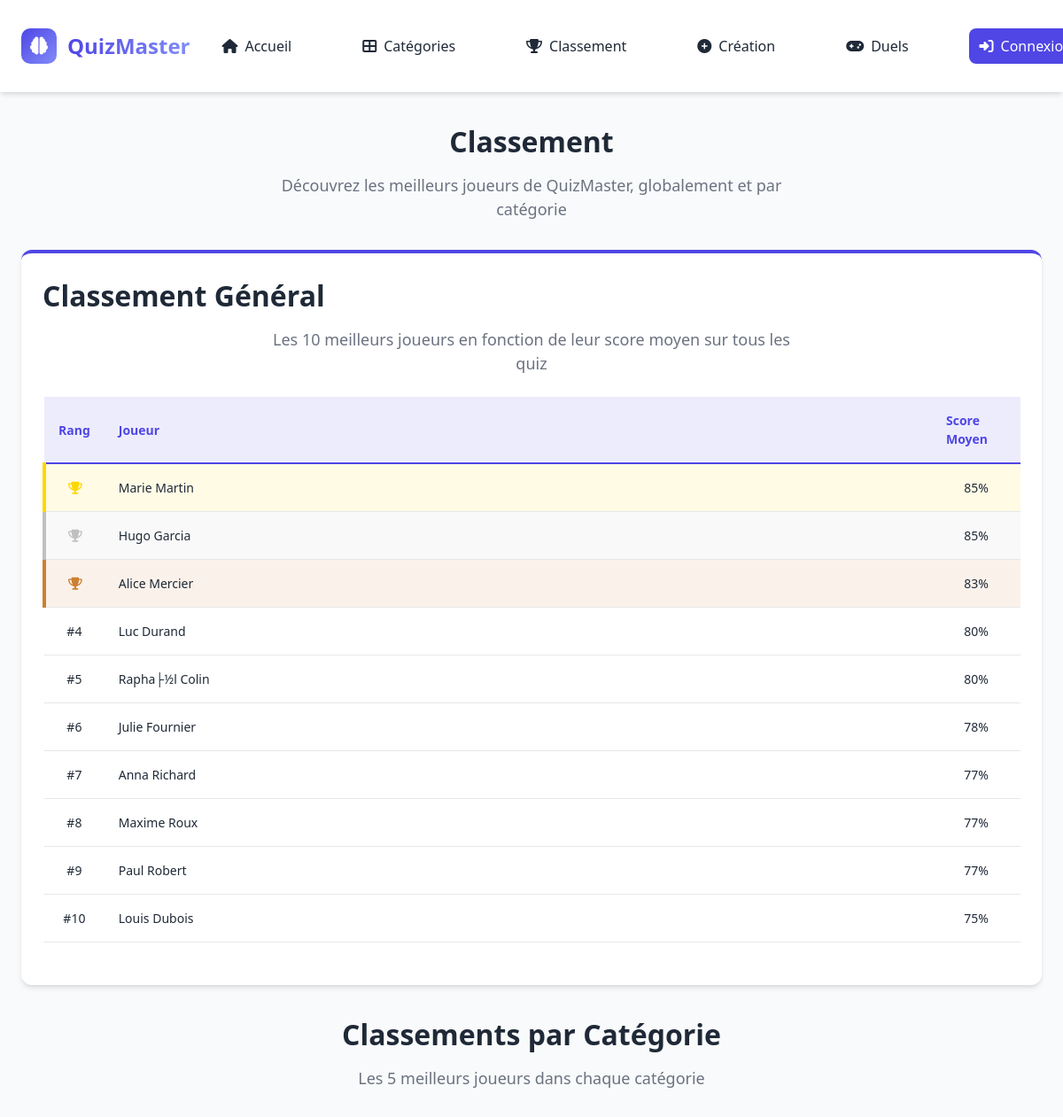
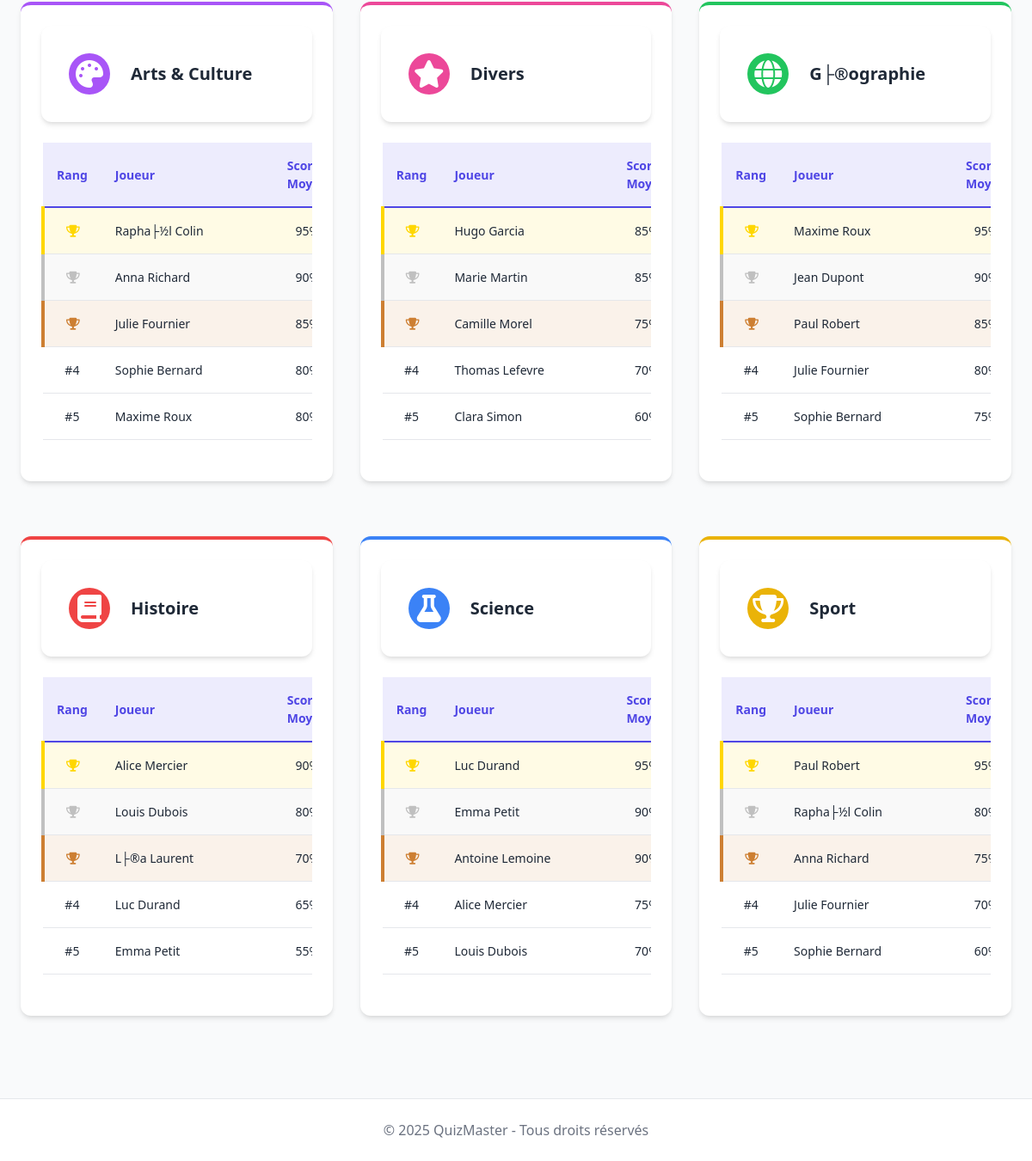
The page /top.php on the database its author committed (2 pictures, top to bottom).
### tables this page shows
CREATE TABLE `utilisateurs` (
  `id` int NOT NULL AUTO_INCREMENT,
  `est_admin` tinyint(1) NOT NULL DEFAULT '0',
  `nom` varchar(100) NOT NULL,
  `email` varchar(100) NOT NULL,
  `mot_de_passe` varchar(255) NOT NULL,
  `date_inscription` datetime NOT NULL DEFAULT CURRENT_TIMESTAMP,
  `est_contributeur` tinyint(1) NOT NULL DEFAULT '0',
  `active` tinyint(1) DEFAULT '1',
  PRIMARY KEY (`id`),
  UNIQUE KEY `email` (`email`)
);

CREATE TABLE `categories` (
  `id` int NOT NULL AUTO_INCREMENT,
  `nom` varchar(50) NOT NULL,
  `description` text NOT NULL,
  `icone` varchar(50) NOT NULL,
  `couleur` varchar(20) NOT NULL,
  `active` tinyint(1) DEFAULT '1',
  PRIMARY KEY (`id`)
);

### top.php (the view, shortened to what this page needs)
<?php
require_once 'includes/header.php';
$database = new Database();
$db = $database->connect();
$query = "SELECT u.id, u.nom, u.est_contributeur, AVG(qc.score) as score_moyen
          FROM utilisateurs u
          JOIN quiz_completes qc ON u.id = qc.utilisateur_id
          GROUP BY u.id, u.nom, u.est_contributeur
          ORDER BY score_moyen DESC
          LIMIT 10";
$stmt = $db->prepare($query);
$stmt->execute();
$classement_general = $stmt->fetchAll(PDO::FETCH_ASSOC);
$query = "SELECT id, nom, couleur, icone FROM categories ORDER BY nom";
$stmt = $db->prepare($query);
$stmt->execute();
$categories = $stmt->fetchAll(PDO::FETCH_ASSOC);
$classements_categories = [];
foreach ($categories as $categorie) {
    $query = "SELECT u.id, u.nom, u.est_contributeur, AVG(qc.score) as score_moyen
              FROM utilisateurs u
              JOIN quiz_completes qc ON u.id = qc.utilisateur_id
              WHERE qc.categorie_id = :categorie_id
              GROUP BY u.id, u.nom, u.est_contributeur
              ORDER BY score_moyen DESC
              LIMIT 5";
    $stmt = $db->prepare($query);
    $stmt->bindParam(':categorie_id', $categorie['id'], PDO::PARAM_INT);
    $stmt->execute();
    $classements_categories[$categorie['id']] = [
        'nom' => $categorie['nom'],
        'couleur' => $categorie['couleur'],
        'icone' => $categorie['icone'],
        'classement' => $stmt->fetchAll(PDO::FETCH_ASSOC)
    ];
}
?>
<main class="leaderboard-page">
    <div class="container">
        <div class="section-header">
            <h1 class="section-title">Classement</h1>
            <p class="section-description">Découvrez les meilleurs joueurs de QuizMaster, globalement et par catégorie</p>
        </div>
        <div class="card">
            <div class="leaderboard-header">
                <h2 class="section-title">Classement Général</h2>
                <p class="section-description">Les 10 meilleurs joueurs en fonction de leur score moyen sur tous les quiz</p>
            </div>
            <?php if (!empty($classement_general)): ?>
                <div class="leaderboard-table-container">
                    <table class="leaderboard-table">
                        <thead>
                            <tr>
                                <th class="rank-col">Rang</th>
                                <th class="player-col">Joueur</th>
                                <th class="score-col">Score Moyen</th>
                            </tr>
                        </thead>
                        <tbody>
                            <?php foreach ($classement_general as $index => $joueur): ?>
                                <tr class="<?= $index < 3 ? 'top-' . ($index + 1) : '' ?>">
                                    <td class="rank-col">
                                        <?php if ($index == 0): ?>
                                            <i class="fas fa-trophy" style="color: #FFD700;"></i>
                                        <?php elseif ($index == 1): ?>
                                            <i class="fas fa-trophy" style="color: #C0C0C0;"></i>
                                        <?php elseif ($index == 2): ?>
                                            <i class="fas fa-trophy" style="color: #CD7F32;"></i>
                                        <?php else: ?>
                                            #<?= $index + 1 ?>
                                        <?php endif; ?>
                                    </td>
                                    <td class="player-col">
                                        <a href="profil.php?id=<?= htmlspecialchars($joueur['id']) ?>" class="player-link">
                                            <?= htmlspecialchars($joueur['nom']) ?>
                                        </a>
                                    </td>
                                    <td class="score-col"><?= round($joueur['score_moyen']) ?>%</td>
                                </tr>
                            <?php endforeach; ?>
                        </tbody>
                    </table>
                </div>
            <?php else: ?>
                <p class="no-data">Aucun classement disponible pour le moment.</p>
            <?php endif; ?>
        </div>
        <div class="category-rankings">
            <div class="section-header">
                <h2 class="section-title">Classements par Catégorie</h2>
                <p class="section-description">Les 5 meilleurs joueurs dans chaque catégorie</p>
            </div>
            <div class="categories-grid">
                <?php foreach ($classements_categories as $categorie): ?>
                    <div class="card" style="--category-color: <?= $categorie['couleur'] ?>">
                        <div class="category-header">
                            <div class="category-icon">
                                <i class="fas <?= $categorie['icone'] ?>"></i>
                            </div>
                            <h3 class="category-title"><?= htmlspecialchars($categorie['nom']) ?></h3>
                        </div>
                        <?php if (!empty($categorie['classement'])): ?>
                            <div class="leaderboard-table-container">
                                <table class="leaderboard-table">
                                    <thead>
                                        <tr>
                                            <th class="rank-col">Rang</th>
                                            <th class="player-col">Joueur</th>
                                            <th class="score-col">Score Moyen</th>
                                        </tr>
                                    </thead>
                                    <tbody>
                                        <?php foreach ($categorie['classement'] as $index => $joueur): ?>
                                            <tr class="<?= $index < 3 ? 'top-' . ($index + 1) : '' ?>">
                                                <td class="rank-col">
                                                    <?php if ($index == 0): ?>
                                                        <i class="fas fa-trophy" style="color: #FFD700;"></i>
                                                    <?php elseif ($index == 1): ?>
                                                        <i class="fas fa-trophy" style="color: #C0C0C0;"></i>
                                                    <?php elseif ($index == 2): ?>
                                                        <i class="fas fa-trophy" style="color: #CD7F32;"></i>
                                                    <?php else: ?>
                                                        #<?= $index + 1 ?>
                                                    <?php endif; ?>
                                                </td>
                                                <td class="player-col">
                                                    <a href="profil.php?id=<?= htmlspecialchars($joueur['id']) ?>" class="player-link">
                                                        <?= htmlspecialchars($joueur['nom']) ?>
                                                    </a>
                                                </td>
                                                <td class="score-col"><?= round($joueur['score_moyen']) ?>%</td>
                                            </tr>
                                        <?php endforeach; ?>
                                    </tbody>
                                </table>
                            </div>
                        <?php else: ?>
                            <p class="no-data">Aucun classement disponible pour cette catégorie.</p>
                        <?php endif; ?>
                    </div>
                <?php endforeach; ?>
            </div>
        </div>
    </div>
</main>
<?php require_once 'includes/footer.php'; ?>

### rows shown on the page
utilisateurs: nom "Marie Martin", score_moyen "85"
utilisateurs: nom "Hugo Garcia", score_moyen "85"
utilisateurs: nom "Alice Mercier", score_moyen "83", score_moyen "90", score_moyen "75"
utilisateurs: nom "Luc Durand", score_moyen "80", score_moyen "65", score_moyen "95"
utilisateurs: nom "Rapha├½l Colin", score_moyen "80", score_moyen "95"
utilisateurs: nom "Julie Fournier", score_moyen "78", score_moyen "85", score_moyen "80", score_moyen "70"
utilisateurs: nom "Anna Richard", score_moyen "77", score_moyen "90", score_moyen "75"
utilisateurs: nom "Maxime Roux", score_moyen "77", score_moyen "80", score_moyen "95"
utilisateurs: nom "Paul Robert", score_moyen "77", score_moyen "85", score_moyen "95"
utilisateurs: nom "Louis Dubois", score_moyen "75", score_moyen "80", score_moyen "70"
categories: nom "Arts & Culture"
utilisateurs: nom "Sophie Bernard", score_moyen "80", score_moyen "75", score_moyen "60"
categories: nom "Divers"
utilisateurs: nom "Camille Morel", score_moyen "75"
utilisateurs: nom "Thomas Lefevre", score_moyen "70"
utilisateurs: nom "Clara Simon", score_moyen "60"
categories: nom "G├®ographie"
utilisateurs: nom "Jean Dupont", score_moyen "90"
categories: nom "Histoire"
utilisateurs: nom "L├®a Laurent", score_moyen "70"
utilisateurs: nom "Emma Petit", score_moyen "55", score_moyen "90"
categories: nom "Science"
utilisateurs: nom "Antoine Lemoine", score_moyen "90"
categories: nom "Sport"

### other values the page prints
APP_NAME "QuizMaster"
